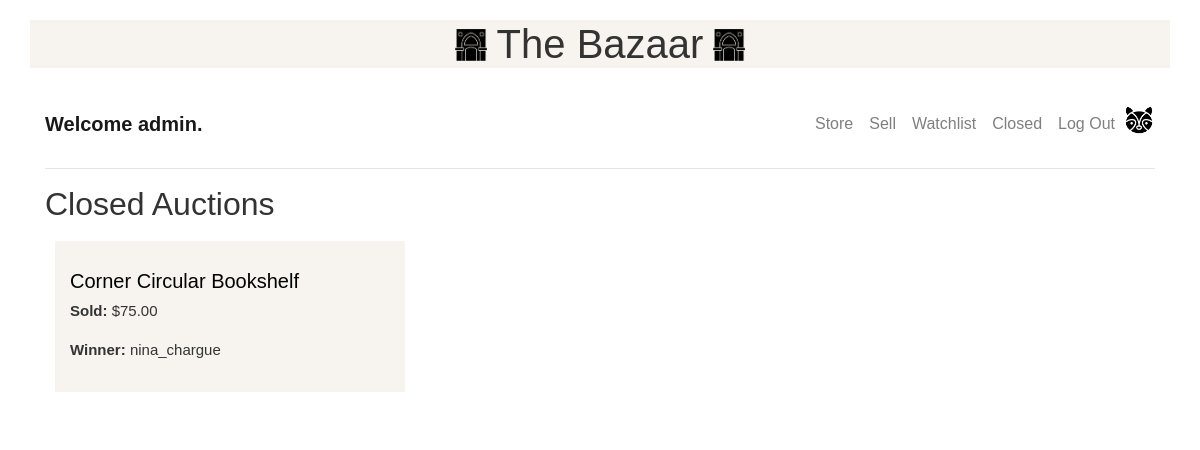
/show_closed_auctions/ (signed in), run on an earlier commit of the app's database.
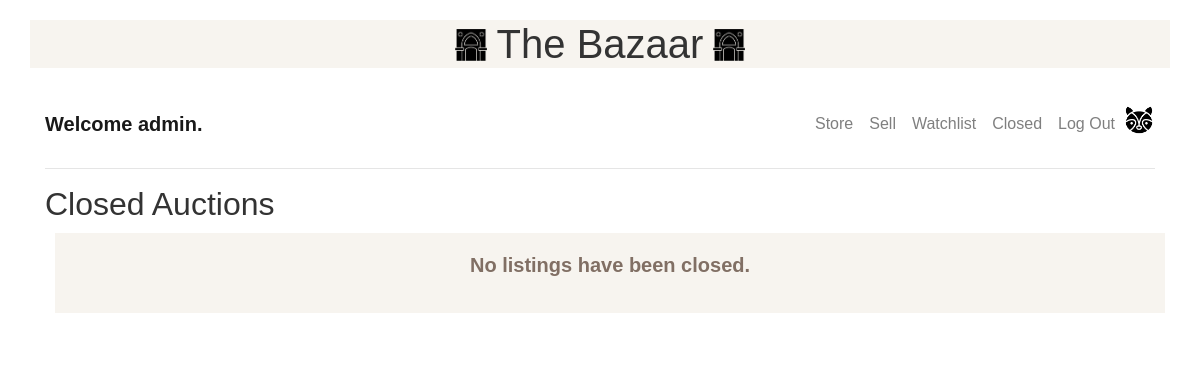
And on a later commit of the database.
### auctions/models.py (models this page shows, shortened)
class AuctionListing(models.Model):
    title = models.CharField(max_length=100)
    description = models.TextField()
    starting_bid = models.DecimalField(max_digits=10, decimal_places=2)
    current_bid = models.DecimalField(max_digits=10, decimal_places=2, default=0)
    category = models.ForeignKey(Category, on_delete=models.CASCADE, related_name='listings', blank=True, null=True)
    date_created = models.DateTimeField(auto_now_add=True)
    creator = models.ForeignKey(User, on_delete=models.CASCADE, related_name='listings')
    state = models.CharField(max_length=20, choices=STATE_CHOICES, default='Active')
    current_bidder = models.ForeignKey(User, on_delete=models.CASCADE, blank=True, null=True)

class User(AbstractUser):
    name = models.CharField(max_length=100, default='')
    lastname = models.CharField(max_length=100, default='')

### auctions/views.py (the view)
# urls.py: path("show_closed_auctions/", views.show_closed_auctions, name="show_closed_auctions"),
@login_required
def show_closed_auctions(request):
    closed_listings = AuctionListing.objects.filter(state='Closed')
    context = {
        'closed_listings': closed_listings
    }
    return render(request, 'auctions/closed_auctions.html', context)

### auctions/templates/auctions/closed_auctions.html (shortened to what this page needs)
{% extends "auctions/layout.html" %}
{% block body %}
    <h2>Closed Auctions</h2>
    {% if closed_listings %}
        <div class="listing-row">
            {% for listing in closed_listings %}
                    <div class="listing-container watchlist-container">
                        <div class="listing-title">
                            <a href="{% url 'listing_page' listing.id %}">{{ listing.title }}</a>
                        </div>
                        <div class="listing-price">
                            <p><b>Sold:</b> ${{ listing.current_bid }}</p>
                        </div>
                        <div class="listing-price">
                            <p><b>Winner:</b> {{ listing.current_bidder.username }}</p>
                        </div>
                    </div>
            {% endfor %}
        </div>
    {% else %}
        <div class="no-listing-container">
            <p>No listings have been closed.</p>
        </div>
    {% endif %}
{% endblock %}

What changed in the data, as far as the page shows it:
removed AuctionListing: title "Corner Circular Bookshelf", current_bid "75.00", current_bidder.username "nina_chargue"
Also different on the page:
text now shown: "No listings have been closed."
